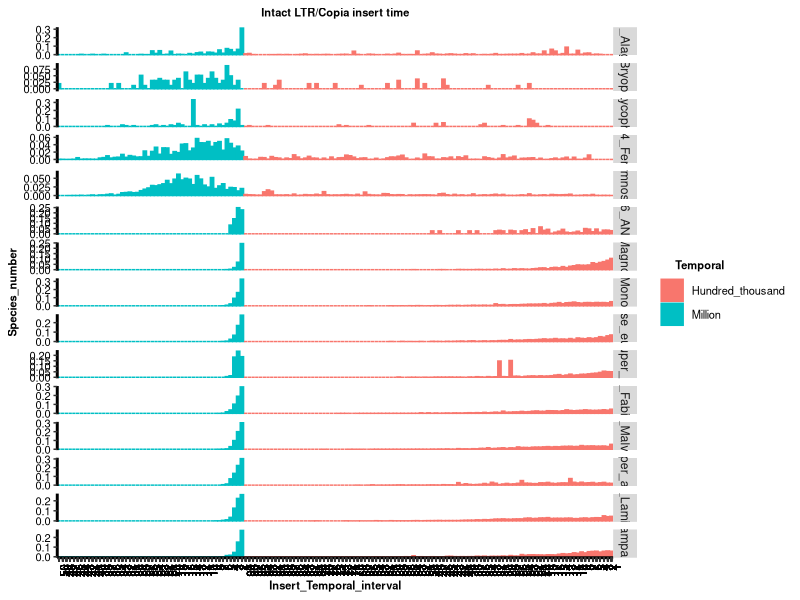

Recreate this plot in R.
#argv<-commandArgs(TRUE)
library(ggplot2)
#dat = read.table("total_copia_count_max_ltr_inserttime.xls",header=T)   #,sep="\t")
dat = read.table("copia_percentage_kindom_count_insert_time_format.xls",header=T)
p<-ggplot(data=dat,aes(x=Figure_order,y=LTR_nummber,fill =Temporal,group = Temporal)) + 
  geom_bar(aes(colour=Temporal),stat = "identity")+
  facet_grid(Species_type ~ .,scales = "free_y")+
  #facet_grid(Species_type ~Temporal,scales = "free_y")+
  labs(title="Intact LTR/Copia insert time",x="Insert_Temporal_interval", y="Species_number")+
  theme(panel.background = element_blank(),
        plot.title = element_text(size=8,face="bold",color="black",hjust = 0.5),#,family="Arial")
        legend.title = element_text(size=8,face="bold",color="black",hjust = 0.2),
        legend.text = element_text(size=8,color="black"),
        axis.title.x=element_text(size=8,face="bold",color="black",hjust=0.5),
        axis.title.y=element_text(size=8,face="bold",color="black",hjust=0.5),
        axis.text.x=element_text(size=8,color="black",angle = 90,hjust=1),
        axis.text.y=element_text(size=8,color="black"),#,hjust=0.5),
        axis.line.y = element_line(size=1, colour = "black"),
        axis.line.x = element_line(size=1, colour = "black"))+
  #  scale_x_continuous(expand = c(0, 0),breaks=dat$Figure_order,labels=paste(dat$Interval,"-",dat$Temporal))+
  scale_x_continuous(expand = c(0, 0.01),breaks=dat$Figure_order,labels=dat$Interval)+#paste(dat$Interval,"-",dat$Temporal))+
  scale_y_continuous(expand = c(0, 0.01))
#  scale_x_continuous(expand = c(0.001, 0.5),breaks=dat$gene_site,labels=paste(dat$gene_site-1,"-",dat$gene_site))+
#scale_y_continuous(breaks=seq(0, 200, 20),expand = c(0, 0))#+ scale_x_continuous(expand = c(0, 0))
p

